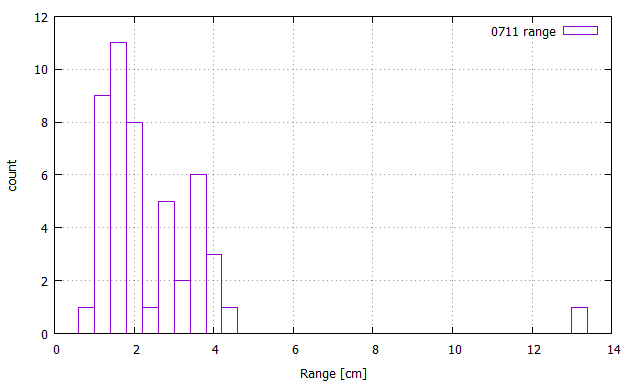

This chart was generated by the following gnuplot code:
#!/gnuplot
#
#    
#    	G N U P L O T
#    	Version 5.2 patchlevel 2    last modified 2017-11-15 
#    
#    	Copyright (C) 1986-1993, 1998, 2004, 2007-2017
#    	Thomas Williams, Colin Kelley and many others
#    
#    	gnuplot home:     http://www.gnuplot.info
#    	faq, bugs, etc:   type "help FAQ"
#    	immediate help:   type "help"  (plot window: hit 'h')
# set terminal wxt 0 enhanced
# set output
unset clip points
set clip one
unset clip two
set errorbars front 1.000000 
set border 31 front lt black linewidth 1.000 dashtype solid
set zdata 
set ydata 
set xdata 
set y2data 
set x2data 
set boxwidth 0.4 absolute
set style fill  empty border
set style rectangle back fc  bgnd fillstyle   solid 1.00 border lt -1
set style circle radius graph 0.02 
set style ellipse size graph 0.05, 0.03 angle 0 units xy
set dummy x, y
set format x "% h" 
set format y "% h" 
set format x2 "% h" 
set format y2 "% h" 
set format z "% h" 
set format cb "% h" 
set format r "% h" 
set ttics format "% h"
set timefmt "%d/%m/%y,%H:%M"
set angles radians
set tics back
set grid nopolar
set grid xtics nomxtics ytics nomytics noztics nomztics nortics nomrtics \
 nox2tics nomx2tics noy2tics nomy2tics nocbtics nomcbtics
set grid layerdefault   lt 0 linecolor 0 linewidth 0.500 dashtype solid,  lt 0 linecolor 0 linewidth 0.500 dashtype solid
unset raxis
set theta counterclockwise right
set style parallel front  lt black linewidth 2.000 dashtype solid
set key title "" center
set key fixed right top vertical Right noreverse enhanced autotitle nobox
set key noinvert samplen 4 spacing 1 width 0 height 0 
set key maxcolumns 0 maxrows 0
set key noopaque
unset label
unset arrow
set style increment default
unset style line
unset style arrow
set style histogram clustered gap 2 title textcolor lt -1
unset object
set style textbox transparent margins  1.0,  1.0 border  lt -1 linewidth  1.0
set offsets 0, 0, 0, 0
set pointsize 1
set pointintervalbox 1
set encoding sjis
unset polar
unset parametric
unset decimalsign
unset micro
unset minussign
set view 60, 30, 1, 1
set view azimuth 0
set rgbmax 255
set samples 100, 100
set isosamples 10, 10
set surface 
unset contour
set cntrlabel  format '%8.3g' font '' start 5 interval 20
set mapping cartesian
set datafile separator whitespace
unset hidden3d
set cntrparam order 4
set cntrparam linear
set cntrparam levels auto 5
set cntrparam points 5
set size ratio 0 1,1
set origin 0,0
set style data points
set style function lines
unset xzeroaxis
unset yzeroaxis
unset zzeroaxis
unset x2zeroaxis
unset y2zeroaxis
set xyplane relative 0.5
set tics scale  1, 0.5, 1, 1, 1
set mxtics default
set mytics default
set mztics default
set mx2tics default
set my2tics default
set mcbtics default
set mrtics default
set nomttics
set xtics border in scale 1,0.5 mirror norotate  autojustify
set xtics  norangelimit autofreq 
set ytics border in scale 1,0.5 mirror norotate  autojustify
set ytics  norangelimit autofreq 
set ztics border in scale 1,0.5 nomirror norotate  autojustify
set ztics  norangelimit autofreq 
unset x2tics
unset y2tics
set cbtics border in scale 1,0.5 mirror norotate  autojustify
set cbtics  norangelimit autofreq 
set rtics axis in scale 1,0.5 nomirror norotate  autojustify
set rtics  norangelimit autofreq 
unset ttics
set title "" 
set title  font "" norotate
set timestamp bottom 
set timestamp "" 
set timestamp  font "" norotate
set trange [ * : * ] noreverse nowriteback
set urange [ * : * ] noreverse nowriteback
set vrange [ * : * ] noreverse nowriteback
set xlabel "Range [cm]" 
set xlabel  font "" textcolor lt -1 norotate
set x2label "" 
set x2label  font "" textcolor lt -1 norotate
set xrange [ 0.00000 : 14.0000 ] noreverse nowriteback
set x2range [ 1.55431e-015 : 7.00000 ] noreverse nowriteback
set ylabel "count" 
set ylabel  font "" textcolor lt -1 rotate
set y2label "" 
set y2label  font "" textcolor lt -1 rotate
set yrange [ 0.00000 : 12.0000 ] noreverse nowriteback
set y2range [ 0.00000 : 10.0000 ] noreverse nowriteback
set zlabel "" 
set zlabel  font "" textcolor lt -1 norotate
set zrange [ * : * ] noreverse nowriteback
set cblabel "" 
set cblabel  font "" textcolor lt -1 rotate
set cbrange [ * : * ] noreverse nowriteback
set rlabel "" 
set rlabel  font "" textcolor lt -1 norotate
set rrange [ * : * ] noreverse nowriteback
unset logscale
unset jitter
set zero 1e-008
set lmargin  -1
set bmargin  -1
set rmargin  -1
set tmargin  -1
set locale "Japanese_Japan.932"
set pm3d explicit at s
set pm3d scansautomatic
set pm3d interpolate 1,1 flush begin noftriangles noborder corners2color mean
set pm3d nolighting
set palette positive nops_allcF maxcolors 0 gamma 1.5 color model RGB 
set palette rgbformulae 7, 5, 15
set colorbox default
set colorbox vertical origin screen 0.9, 0.2 size screen 0.05, 0.6 front  noinvert bdefault
set style boxplot candles range  1.50 outliers pt 7 separation 1 labels auto unsorted
set loadpath 
set fontpath 
set psdir
set fit brief errorvariables nocovariancevariables errorscaling prescale nowrap v5
bin(x,y) = floor((x + y*0.5)/y)*y
GNUTERM = "wxt"
GPFUN_bin = "bin(x,y) = floor((x + y*0.5)/y)*y"
## Last datafile plotted: "0711_01.dat"
plot "0711_01.dat" using (bin($1, 0.40)):(1.0) smooth freq with boxes title "0711 range"
#    EOF
